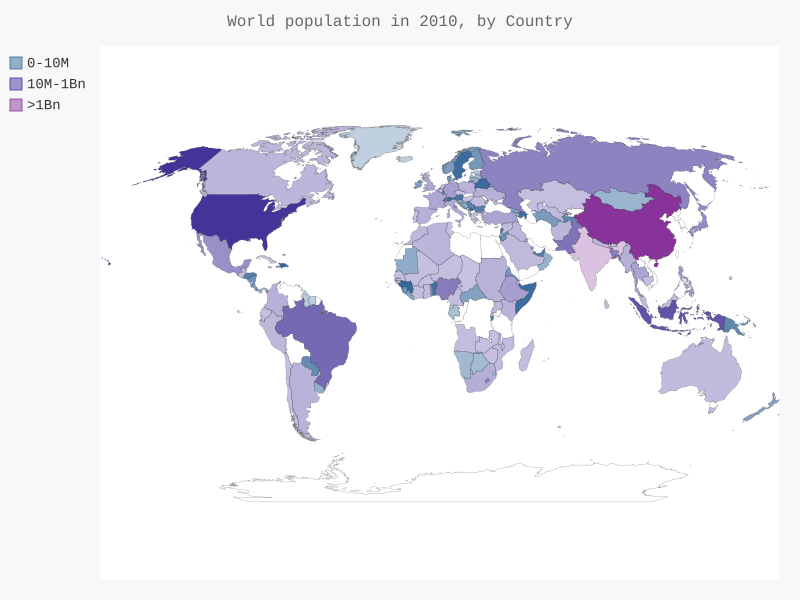

Recreate this plot in Python.
import json
import pygal
from pygal.maps.world import World
from pygal.style import LightColorizedStyle, RotateStyle

from country_codes import get_country_code

#load data onto a list
filename = 'population_data.json'
with open(filename) as f:
    pop_data = json.load(f)

#build a dictionary of population data
cc_populations = {}
for pop_dict in pop_data:
    if pop_dict['Year'] == '2010':
        country_name = pop_dict['Country Name']
        population = int(float(pop_dict['Value']))
        code = get_country_code(country_name)
        if code:
            cc_populations[code] = population

#group countries into three population levels
cc_pops_1, cc_pops_2, cc_pops_3 = {}, {}, {}
for cc, pop in cc_populations.items():
    if pop < 10000000:
        cc_pops_1[cc] = pop
    elif pop < 1000000000:
        cc_pops_2[cc] = pop
    else:
        cc_pops_3[cc] = pop
#see how many countries are in each level
print(len(cc_pops_1), len(cc_pops_2), len(cc_pops_3))

wm_style = RotateStyle('#336699', base_style=LightColorizedStyle)
wm = World(style=wm_style)
wm.title = 'World population in 2010, by Country'
wm.add('0-10M', cc_pops_1)
wm.add('10M-1Bn', cc_pops_2)
wm.add('>1Bn', cc_pops_3)



wm.render_to_file('world_population.svg')
